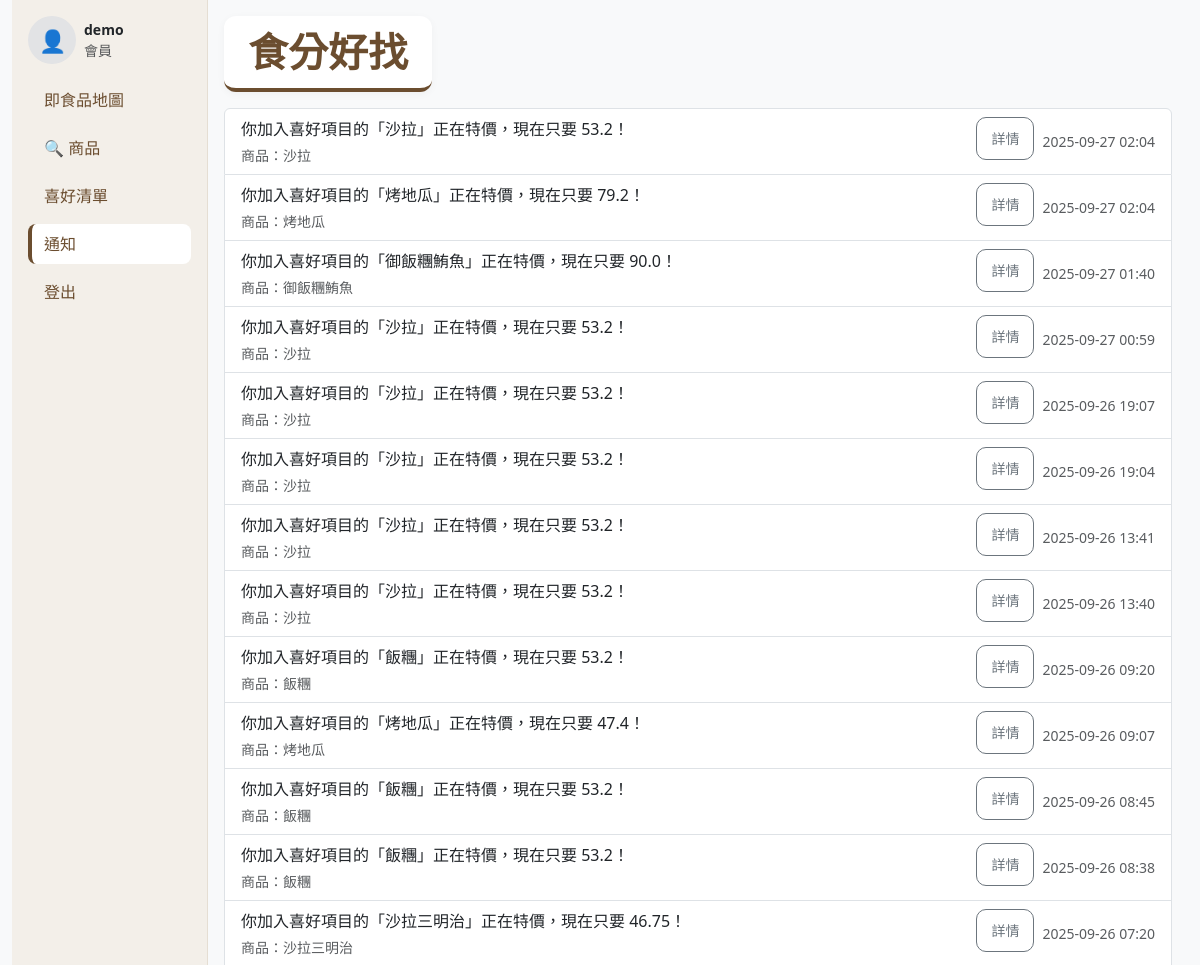
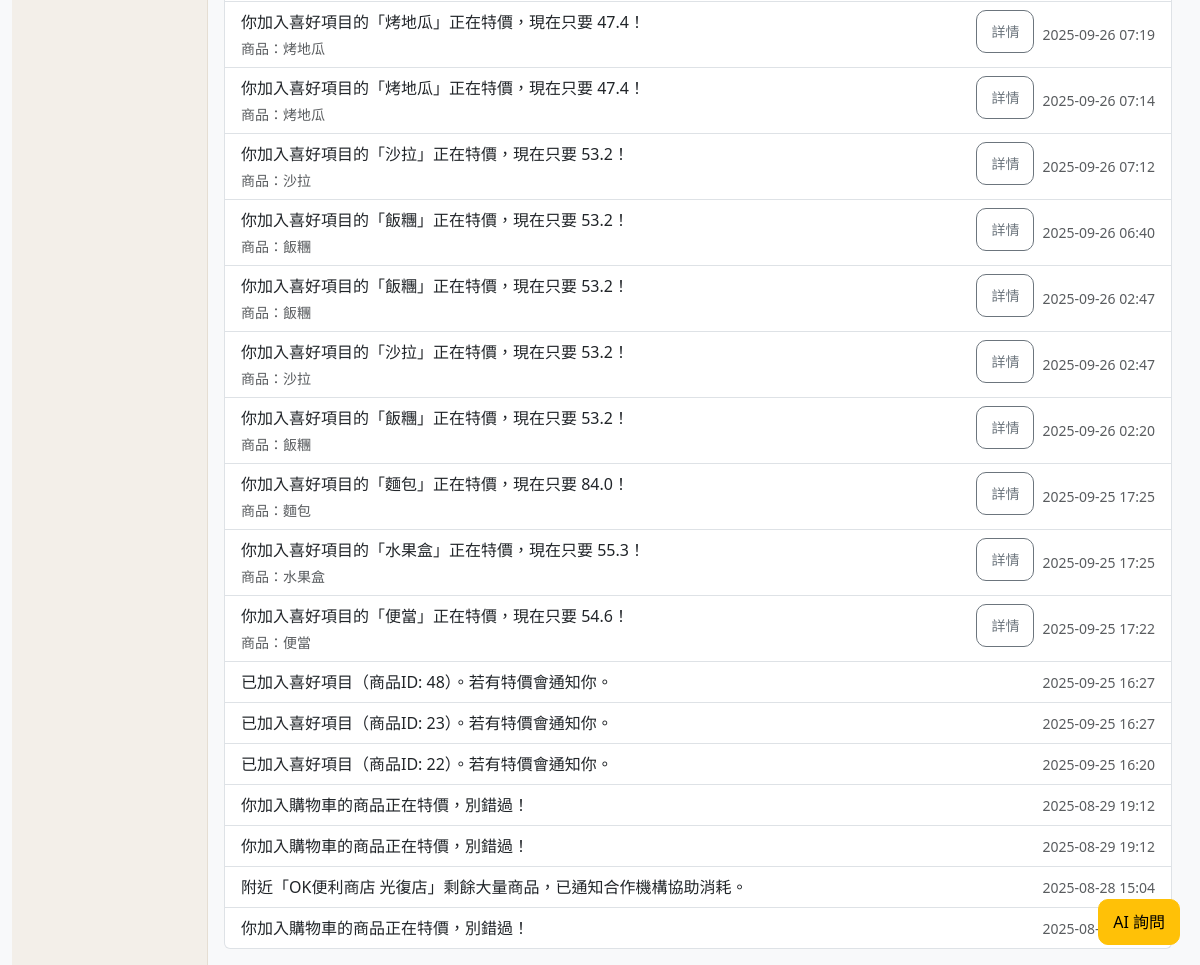
/notifications (signed in), run on the app's committed database (2 pictures, top to bottom).
### tables this page shows
CREATE TABLE notifications (
    id INTEGER PRIMARY KEY AUTOINCREMENT,
    user_id INTEGER NOT NULL REFERENCES accounts(id) ON DELETE CASCADE,
    message TEXT NOT NULL,
    created_at TIMESTAMP DEFAULT CURRENT_TIMESTAMP
, product_id INTEGER, product_name TEXT, address TEXT, latitude REAL, longitude REAL);

### app.py (the view)
@app.route("/notifications")
@login_required
def notifications_page():
    rows = query_db(
        "SELECT * FROM notifications WHERE user_id = ? ORDER BY created_at DESC",
        [session["user_id"]]
    )
    return render_template("notifications.html", notifs=rows)

### app.py (called while the page is built)
@app.before_request
def initialize_recommender():
    global similarity_matrix, product_ids, recommender_initialized
    if not recommender_initialized:
        similarity_matrix, product_ids = get_item_similarity_matrix()
        recommender_initialized = True
        print("已成功計算商品相似度矩陣")

def check_and_add_column(conn):
    cursor = conn.cursor()
    cursor.execute("PRAGMA table_info(accounts);")
    columns = [column[1] for column in cursor.fetchall()]
    if 'avatar_url' not in columns:
        cursor.execute("ALTER TABLE accounts ADD COLUMN avatar_url TEXT;")
        conn.commit()

def get_db():
    conn = sqlite3.connect(DB_PATH)
    conn.row_factory = sqlite3.Row
    check_and_add_column(conn)
    cursor = conn.cursor()
    user_id = session.get("id")
    user_data = None
    if user_id is not None:
        user_data = cursor.execute(
            "SELECT username, email, avatar_url FROM accounts WHERE id = ?",
            (user_id,)
        ).fetchone()
    return conn

def query_db(query, args=(), one=False):
    con = get_db()
    cur = con.execute(query, args)
    rv = cur.fetchall()
    cur.close()
    con.close()
    return (rv[0] if rv else None) if one else rv

def login_required(view_func):
    @wraps(view_func)
    def wrapper(*args, **kwargs):
        if not session.get("user_id"):
            session["next"] = request.url
            return redirect(url_for("login"))
        return view_func(*args, **kwargs)
    return wrapper

@app.context_processor
def inject_user():
    return {"current_user": session.get("username")}

### template/notifications.html (shortened to what this page needs)
{% extends "base.html" %}
{% block content %}
<ul class="list-group">
  {% for n in notifs %}
    <li class="list-group-item d-flex align-items-start gap-2">
      <div class="flex-grow-1" style="min-width:0;">
        <div class="fw-normal" style="word-break:break-word;">
          {{ n.message }}
        </div>
        {% if n.product_name or n.address %}
          <div class="text-muted small mt-1">
            {% if n.product_name %}商品：{{ n.product_name }}{% endif %}
          </div>
        {% endif %}
      </div>
      <div class="d-flex align-items-center gap-2">
        {% if n.product_id %}
          <a class="btn btn-sm btn-outline-secondary"
             href="{{ url_for('product_page', pid=n.product_id) }}">
            詳情
          </a>
        {% endif %}
      </div>
      <span class="text-muted small ms-auto text-nowrap align-self-center">
        {{ (n.created_at or '')[:16] or n.created_at }}
      </span>
    </li>
  {% else %}
    <li class="list-group-item text-muted">目前沒有通知</li>
  {% endfor %}
</ul>
{% endblock %}

### template/base.html (shortened to what this page needs)
<!doctype html>
<html lang="zh-Hant">
<head>
  <link rel="stylesheet" href="https://cdn.jsdelivr.net/npm/bootstrap@5.3.3/dist/css/bootstrap.min.css">
  <link rel="stylesheet" href="https://unpkg.com/leaflet@1.9.4/dist/leaflet.css" />
  <link rel="stylesheet" href="{{ url_for('static', filename='css/style.css') }}">
  <link rel="stylesheet" href="{{ url_for('static', filename='css/flash.css') }}">
</head>
<body class="bg-light">
<div class="container-fluid">
  <div class="row g-0">
    <aside class="col-12 col-md-3 col-lg-2 p-3 sidebar">
      <div class="d-flex align-items-center gap-2 mb-3">
        {% if not session.get('user_id') %}
          <a href="{{ url_for('login') }}" class="d-flex align-items-center gap-2 text-decoration-none" style="cursor:pointer">
            <div class="avatar rounded-circle bg-secondary-subtle d-flex justify-content-center align-items-center">👤</div>
            <div class="small">
              <div class="text-muted">訪客 / 會員（點此登入）</div>
            </div>
          </a>
        {% else %}
          <a href="{{ url_for('profile') }}" class="text-decoration-none text-body">
            <div class="d-flex align-items-center gap-2">
              <div class="avatar rounded-circle bg-secondary-subtle d-flex justify-content-center align-items-center">👤</div>
              <div class="small">
                <div><strong>{{ session.get('username') }}</strong></div>
                <div class="text-muted">會員</div>
              </div>
            </div>
          </a>
        {% endif %}
      </div>
      <nav class="nav flex-column gap-2">
        <a class="nav-link {% if request.endpoint=='home' or request.endpoint=='index' %}active{% endif %}"
          href="{{ url_for('index') }}">即食品地圖</a>
        <a class="nav-link {% if request.endpoint=='recommend_page' %}active{% endif %}"
          href="{{ url_for('recommend_page') }}">🔍 商品</a>
        {% if session.get('user_id') %}
          <a class="nav-link {% if request.endpoint=='favorites_page' %}active{% endif %}"
            href="{{ url_for('favorites_page') }}">喜好清單</a>
          <a class="nav-link {% if request.endpoint=='notifications_page' %}active{% endif %}"
            href="{{ url_for('notifications_page') }}">通知</a>
        {% else %}
          <a class="nav-link" href="{{ url_for('login') }}">喜好清單</a>
          <a class="nav-link" href="{{ url_for('login') }}">通知</a>
        {% endif %}
        {% if current_user %}
          <a class="nav-link" href="{{ url_for('logout') }}">登出</a>
        {% else %}
          <a class="nav-link" href="{{ url_for('login') }}">登入</a>
        {% endif %}
      </nav>
    </aside>
    <main class="col-12 col-md-9 col-lg-10 p-3">
      <div class="page-title text-center mb-3">食分好找</div>
      {% block content %}{% endblock %}
    </main>
  </div>
</div>
<button id="aiQueryButton"
        class="btn btn-warning position-fixed"
        style="right:20px; bottom:20px; z-index:1045;"
        data-bs-toggle="offcanvas"
        data-bs-target="#aiOffcanvas">
  AI 詢問
</button>

### static/css/style.css (style rules this page uses)
body { background: #f9fafb; }
.sidebar { background:#f3efe9; min-height: 100vh; border-right: 1px solid #e5ded3; }
.sidebar .avatar { width:48px; height:48px; font-size:22px; }
.sidebar .nav-link { color:#6b4d2f; border-left:4px solid transparent; border-radius:8px; padding:.5rem .75rem; }
.sidebar .nav-link.active, .sidebar .nav-link:hover { background:#fff; border-left-color:#6b4d2f; text-decoration:none; color:#6b4d2f; }
.page-title { font-size:40px; font-weight:800; color:#6b4d2f; border-bottom:4px solid #6b4d2f; display:inline-block; padding:6px 24px; border-radius:12px; background:#fff; box-shadow:0 2px 8px rgba(0,0,0,.04); }

### template/components/sale-popup.html (style rules this page uses)
.btn { padding: 10px 14px; border-radius: 10px; text-decoration: none; display: inline-flex; align-items:center; justify-content:center; }

### data on the page
notifications: message "你加入喜好項目的「沙拉」正在特價，現在只要 53.2！", product_name "沙拉", created_at "2025-09-27 02:04"
notifications: message "你加入喜好項目的「烤地瓜」正在特價，現在只要 79.2！", product_name "烤地瓜", created_at "2025-09-27 02:04"
notifications: message "你加入喜好項目的「御飯糰鮪魚」正在特價，現在只要 90.0！", product_name "御飯糰鮪魚", created_at "2025-09-27 01:40"
notifications: message "你加入喜好項目的「沙拉」正在特價，現在只要 53.2！", product_name "沙拉", created_at "2025-09-27 00:59"
notifications: message "你加入喜好項目的「沙拉」正在特價，現在只要 53.2！", product_name "沙拉", created_at "2025-09-26 19:07"
notifications: message "你加入喜好項目的「沙拉」正在特價，現在只要 53.2！", product_name "沙拉", created_at "2025-09-26 19:04"
notifications: message "你加入喜好項目的「沙拉」正在特價，現在只要 53.2！", product_name "沙拉", created_at "2025-09-26 13:41"
notifications: message "你加入喜好項目的「沙拉」正在特價，現在只要 53.2！", product_name "沙拉", created_at "2025-09-26 13:40"
notifications: message "你加入喜好項目的「飯糰」正在特價，現在只要 53.2！", product_name "飯糰", created_at "2025-09-26 09:20"
notifications: message "你加入喜好項目的「烤地瓜」正在特價，現在只要 47.4！", product_name "烤地瓜", created_at "2025-09-26 09:07"
notifications: message "你加入喜好項目的「飯糰」正在特價，現在只要 53.2！", product_name "飯糰", created_at "2025-09-26 08:45"
notifications: message "你加入喜好項目的「飯糰」正在特價，現在只要 53.2！", product_name "飯糰", created_at "2025-09-26 08:38"
notifications: message "你加入喜好項目的「沙拉三明治」正在特價，現在只要 46.75！", product_name "沙拉三明治", created_at "2025-09-26 07:20"
notifications: message "你加入喜好項目的「烤地瓜」正在特價，現在只要 47.4！", product_name "烤地瓜", created_at "2025-09-26 07:19"
notifications: message "你加入喜好項目的「烤地瓜」正在特價，現在只要 47.4！", product_name "烤地瓜", created_at "2025-09-26 07:14"
notifications: message "你加入喜好項目的「沙拉」正在特價，現在只要 53.2！", product_name "沙拉", created_at "2025-09-26 07:12"
notifications: message "你加入喜好項目的「飯糰」正在特價，現在只要 53.2！", product_name "飯糰", created_at "2025-09-26 06:40"
notifications: message "你加入喜好項目的「飯糰」正在特價，現在只要 53.2！", product_name "飯糰", created_at "2025-09-26 02:47"
notifications: message "你加入喜好項目的「沙拉」正在特價，現在只要 53.2！", product_name "沙拉", created_at "2025-09-26 02:47"
notifications: message "你加入喜好項目的「飯糰」正在特價，現在只要 53.2！", product_name "飯糰", created_at "2025-09-26 02:20"
notifications: message "你加入喜好項目的「麵包」正在特價，現在只要 84.0！", product_name "麵包", created_at "2025-09-25 17:25"
notifications: message "你加入喜好項目的「水果盒」正在特價，現在只要 55.3！", product_name "水果盒", created_at "2025-09-25 17:25"
notifications: message "你加入喜好項目的「便當」正在特價，現在只要 54.6！", product_name "便當", created_at "2025-09-25 17:22"
notifications: message "已加入喜好項目（商品ID: 48）。若有特價會通知你。", created_at "2025-09-25 16:27"
notifications: message "已加入喜好項目（商品ID: 23）。若有特價會通知你。", created_at "2025-09-25 16:27"
notifications: message "已加入喜好項目（商品ID: 22）。若有特價會通知你。", created_at "2025-09-25 16:20"
notifications: message "你加入購物車的商品正在特價，別錯過！", created_at "2025-08-29 19:12"
notifications: message "你加入購物車的商品正在特價，別錯過！", created_at "2025-08-29 19:12"
notifications: message "附近「OK便利商店 光復店」剩餘大量商品，已通知合作機構協助消耗。", created_at "2025-08-28 15:04"
notifications: message "你加入購物車的商品正在特價，別錯過！", created_at "2025-08-28…"

### other printed values
{{ session.get('username') }} "demo"
